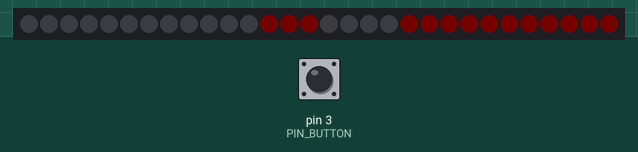
Simulated run of this program. Board: SparkFun Pro Micro, built with avr-gcc and run on an emulated ATmega32U4. Parts: 30 RGB LEDs in strip order, left to right. Inputs (shaded band) come from the test bench; at power-on: pin 3 (PIN_BUTTON) HIGH. Dim RGB values are drawn brighter than linear; random numbers use the default seed unless the program sets one; EEPROM starts erased.

Above: at 1.2 s.
1.3 s: pin 3 (PIN_BUTTON) pulled LOW for 0.15 s
At 1.8 s:
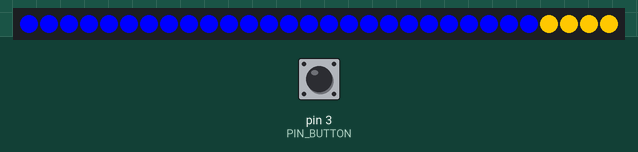
2.0 s: pin 3 (PIN_BUTTON) pulled LOW for 1 s
At 2.41 s:
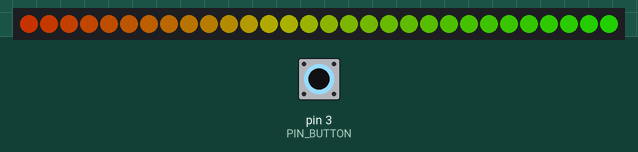
3.6 s: pin 3 (PIN_BUTTON) pulled LOW for 0.15 s
At 3.95 s:
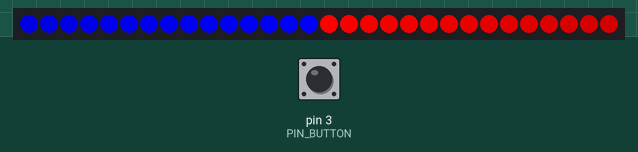
4.3 s: pin 3 (PIN_BUTTON) pulled LOW for 3.2 s
At 4.58 s:
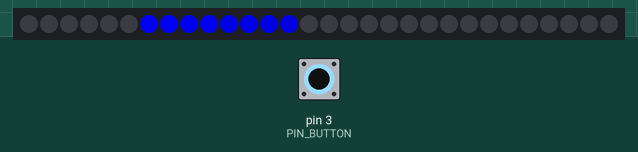
8.1 s: pin 3 (PIN_BUTTON) pulled LOW for 0.15 s
At 8.68 s:
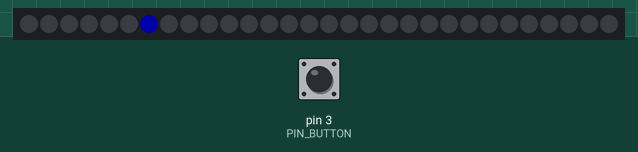
8.8 s: pin 3 (PIN_BUTTON) pulled LOW for 1 s
At 9.73 s:
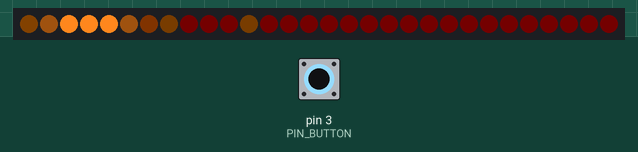
Timing chart, 0 to 11.4 s (numbered marks = the images above; inputs shaded):
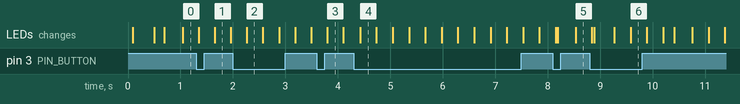

The program:

main.cpp
```cpp
#include <Adafruit_NeoPixel.h>
#ifdef __AVR__
  #include <avr/power.h>
#endif

/*
 * Flaming Torch  (c) 2013-2014 Simon Budig <simon@budig.de>
 */


 /*
 *  Da siehst Du die API von der Neopixel-Library - eventuell musst Du beim Konstruktor den letzten Parameter weglassen, das war etwas was ich in der Library aufgehackt habe.

(dann allokiert der den Speicher für den Framebuffer selber
 */

#include <EEPROM.h>

#define MIN(x, y) ((x) < (y) ? (x) : (y))
#define MAX(x, y) ((x) > (y) ? (x) : (y))

#define PIN_BUTTON   3  // Input pin für Button
#define PIN_LED      6  // Output pin für Led-Strip
#define NUM_PIXELS (1 * 30)

#define NUM_MODES 6

// Framebuffer-Dimensions. Depends on the tube radius
#define FLAME_WIDTH  12
#define FLAME_HEIGHT 27

// Intensity buffer for flames and sparks
static uint16_t flamebuffer[FLAME_HEIGHT][FLAME_WIDTH] = { { 0, }, };
static uint16_t sparkbuffer[FLAME_WIDTH] = { 0, };
static uint8_t framebuffer[NUM_PIXELS * 4] = { 0, };

// Gamma-Lookup-Table
static uint8_t glut[256];

// Neo-Pixel Framebuffer
Adafruit_NeoPixel pixels = Adafruit_NeoPixel (NUM_PIXELS, PIN_LED,
                                              NEO_GRB | NEO_KHZ800);

// Function to show the torch flame
void
render_flame ()
{
  uint16_t i, val;
  uint8_t x, y;

  // Random values at the bottom end, random seeded sparks
  for (x = 0; x < FLAME_WIDTH; x++)
    {
      val = rand() & 0xff;
      val = (val * val) >> 8;
      flamebuffer[FLAME_HEIGHT-1][x] = val;

      if (sparkbuffer[x] == 0)
        {
          if (rand() % 512 == 0)
            sparkbuffer[x] = FLAME_HEIGHT-1;
        }
      else
        {
          sparkbuffer[x] -= 1;
        }
    }

  // propagate enegy and blur. Damping is a fiddle factor.
  for (y = 0; y < FLAME_HEIGHT-1; y++)
    {
      for (x = 0; x < FLAME_WIDTH; x++)
        {
          val  = flamebuffer[(y+1) % FLAME_HEIGHT][x];
          val += flamebuffer[(y+1) % FLAME_HEIGHT][(x+1) % FLAME_WIDTH];
          val += flamebuffer[(y+1) % FLAME_HEIGHT][(x+FLAME_WIDTH-1) % FLAME_WIDTH];
          val += flamebuffer[(y+2) % FLAME_HEIGHT][x];
          val <<= 5;
          val /= 140;

          flamebuffer[y][x] = val;
          if (sparkbuffer[x] && sparkbuffer[x] == y)
            flamebuffer[y][x] = 255;
        }
    }

  for (i = 0; i < NUM_PIXELS; i++)
    {
      val = flamebuffer[i / FLAME_WIDTH][i % FLAME_WIDTH];
      val = MIN (255, val * 3);

      pixels.setPixelColor (i,
                            glut[val],
                            glut[val * 3 / 4],
                            glut[val * 3 / 8]);
    }
}


void
render_blueyellow (const uint16_t t)
{
  uint16_t i;
  uint8_t pos;

  for (i = 0; i < NUM_PIXELS; i++)
    {
      pos = (t + i) % 64;
      if (pos < 32)
        pixels.setPixelColor (i, 255, 200, 0);
      else
        pixels.setPixelColor (i, 0, 0, 255);
    }
}


void
render_rainbow (const uint16_t t)
{
  uint16_t i;
  uint8_t pos, pos2;

  for (i = 0; i < NUM_PIXELS; i++)
    {
      pos = (t + i) % 255;
      pos2 = (pos % 85) * 3;
      if (pos < 85)
        pixels.setPixelColor (i, glut[pos2], glut[0], glut[255 - pos2]);
      else if (pos < 170)
        pixels.setPixelColor (i, glut[255 - pos2], glut[pos2], glut[0]);
      else
        pixels.setPixelColor (i, glut[0], glut[255 - pos2], glut[pos2]);
    }
}


void
render_redblue (const uint16_t t)
{
  uint16_t i;
  uint8_t pos;

  for (i = 0; i < NUM_PIXELS; i++)
    {
      pos = (t + i) % 400;
      if (pos < 85)
        pixels.setPixelColor (i, 0, 0, glut[pos * 3]);
      else if (pos < 136)
        pixels.setPixelColor (i, glut[255 - ((pos - 85) * 5)], 0, 0);
      else
        pixels.setPixelColor (i, 0, 0, 0);
    }
}


void
render_kitt (const uint16_t t)
{
  static uint8_t basecolor = 0;
  uint16_t i;
  uint16_t pos, pos2, p;

  pos = (t*2) % (NUM_PIXELS * 2 - 2);

  for (i = 0; i < NUM_PIXELS * 3; i++)
    {
      pixels.setPixelColor(i, (((int) pixels.getPixelColor(i)) * 7) / 8);
    }

  if (pos >= NUM_PIXELS)
    p = 2 * NUM_PIXELS - 2 - pos;
  else
    p = pos;

  basecolor = basecolor + 1 + 0 * ((rand() % 12) + 249) & 0xff;
  pos = (t*1) % 256;
  pos = basecolor % (85*3);
  pos2 = (pos % 85) * 3;
  if (pos < 85)
    {
      pixels.setPixelColor (p,   glut[pos2], glut[0], glut[255 - pos2]);
      pixels.setPixelColor (p+1, glut[pos2], glut[0], glut[255 - pos2]);
    }
  else if (pos < 170)
    {
      pixels.setPixelColor (p,   glut[255 - pos2], glut[pos2], glut[0]);
      pixels.setPixelColor (p+1, glut[255 - pos2], glut[pos2], glut[0]);
    }
  else
    {
      pixels.setPixelColor (p,   glut[0], glut[255 - pos2], glut[pos2]);
      pixels.setPixelColor (p+1, glut[0], glut[255 - pos2], glut[pos2]);
    }
}


void
render_rgbsparks (const uint16_t t)
{
  uint8_t x, y;

  // Random values: factor 3 differentiates between R/G/B

  x = rand() % FLAME_WIDTH;
  y = rand() % FLAME_HEIGHT;
  flamebuffer[y][x] = rand() % (255 * 3);

  for (y = FLAME_HEIGHT; y > 0; )
    {
      y--;

      for (x = 0; x < FLAME_WIDTH; x++)
        {
          switch (flamebuffer[y][x] % 3)
            {
              case 0:
                pixels.setPixelColor (y * FLAME_WIDTH + x,
                                      glut[flamebuffer[y][x] / 3], 0, 0);
                break;
              case 1:
                pixels.setPixelColor (y * FLAME_WIDTH + x,
                                      0, glut[flamebuffer[y][x] / 3], 0);
                break;
              case 2:
                pixels.setPixelColor (y * FLAME_WIDTH + x,
                                      0, 0, glut[flamebuffer[y][x] / 3]);
                break;
            }

          // Deal with multiples of three, this ensures the same base color
          // the condition here is false always, if enabed this makes the
          // colorful sparks go up.
          if (t % 6 == 7)
            {
              if (y > 1)
                flamebuffer[y][x] = MAX (9, flamebuffer[y-1][x]) - 9;
              else
                flamebuffer[y][x] = 0;
            }
          else
            {
              flamebuffer[y][x] = MAX (9, flamebuffer[y][x]) - 9;
            }
        }
    }
}


// Arduino init.

void
setup ()
{
  uint16_t i;
  uint8_t state;
  float rf;

  // calculate Gamma-Table
  for (i = 0; i < 256; i++)
    {
      rf = i / 255.0;
      rf = pow (rf, 2.2);
      glut[i] = 255.0 * rf;
    }

  // Button Pin Input, internal Pullup
  pinMode (PIN_BUTTON, INPUT_PULLUP);

  // initial button test to make it possible
  // to skip modes taking too much power (--> reset

   if (!digitalRead (PIN_BUTTON))
     {
       state = EEPROM.read(0);
       state = (state + 1) % NUM_MODES;
       EEPROM.write (0, state);
     }

  // initialize Neopixel library
  pixels.begin();
}


// Arduino Loop function. Repeats continuously
// (for Leonardo there is some USB-Handling implicitely inbetween,
// for some reason the bootloader isn't entered properly.

void
loop ()
{
  uint16_t i;
  static uint16_t t = 0xffff;
  static uint8_t pressed = 0;
  static uint8_t state = 0xff;

  if (state >= NUM_MODES)
    state = EEPROM.read(0);
  if (state >= NUM_MODES)
    state = 0;

  switch (state)
    {
      case 0:
        render_flame ();
        break;

      case 1:
        render_blueyellow (t);
        delay (10);
        break;

      case 2:
        render_rainbow (t);
        delay (10);
        break;

      case 3:
        render_redblue (t);
        delay (10);
        break;

      case 4:
        render_kitt (t);
        delay (20);
        break;

      case 5:
        render_rgbsparks (t);
        delay (10);
        break;

      default:
        render_flame ();
        break;
    }

  // Time-Tick. Needed for moving stripes
  t--;

  // update Pixels
  pixels.show ();

  // Button-Handling  (inverted logic: 0 = button pressed)
  if (!digitalRead (PIN_BUTTON))
    {
      // for software-debouncing on a pressed button we count down to 0
      // for each frame.
      pressed = MAX (pressed, 1) - 1;

      // at 1 we clear the framebuffer and switch mode.
      if (pressed == 1)
        {
          memset (flamebuffer, 0x00, sizeof (flamebuffer));
          memset (sparkbuffer, 0x00, sizeof (sparkbuffer));
          state = (state + 1) % NUM_MODES;
          EEPROM.write (0, state);
          for (i = 0; i < NUM_PIXELS; i++)
            {
              pixels.setPixelColor (i, 0, 0, 0);
            }
        }
    }
  else
    {
      pressed = 5;
    }
}
```
